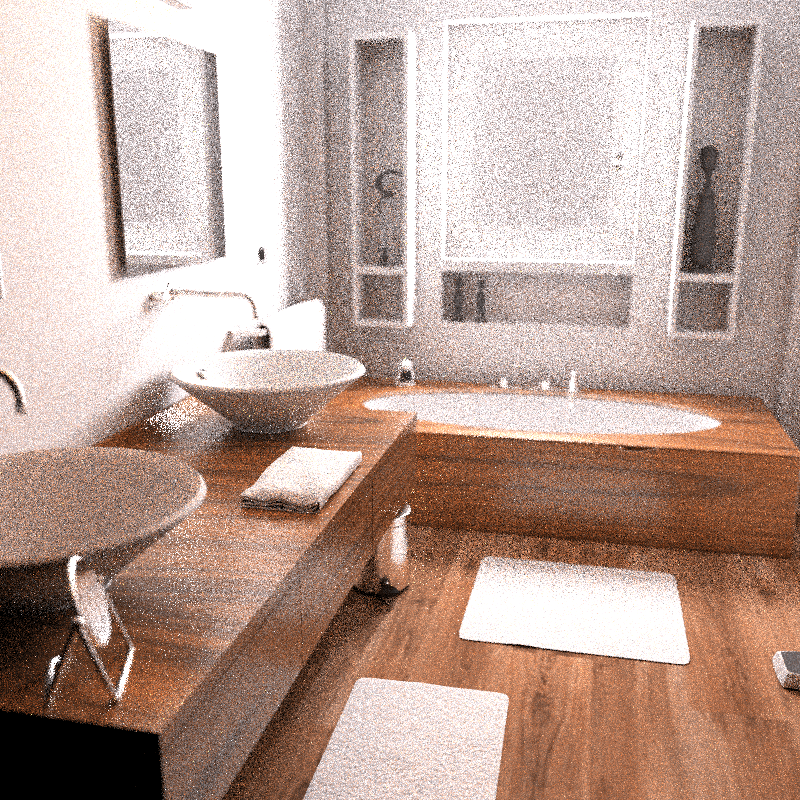
#> input picture test/images_test/bathroom/bathroom_00010.png, 800 x 800 px
$ python extract_parts.py --folder ../test/images_test/bathroom --output out
#> lines starting #> are read from the running program, lines starting #| are printed output that depends on the picture
# main import
import os
import argparse
import numpy as np

# images imports
from PIL import Image

image_block = 800, 800
zone_block = 200, 200

def get_parts(img):

    parts = []

    h, w, c = img.shape
    h_block, w_block = image_block
    h_zone, w_zone = zone_block

    m_h = int(h/2)
    m_w = int(w/2)

    m_h_img_block = int(h_block/2)
    m_w_img_block = int(w_block/2)


    if h > h_block and w > w_block:

        # extract left up  image
        h_start = int((h % h_zone) / 2)
        w_start = int((w % w_zone) / 2)
        left_up_image = img[h_start:h_block+h_start, w_start:w_start+w_block]

        parts.append(left_up_image)

        # extract middle up image
        h_start = int((h % h_zone) / 2)

        middle_up_image = img[h_start:h_block+h_start, m_w-m_w_img_block:m_w+m_w_img_block]

        parts.append(middle_up_image)

        # extract right up  image
        h_start = int((h % h_zone) / 2)
        w_end = w - int((w % w_zone) / 2)

        right_up_image = img[h_start:h_block+h_start, w_end-w_block:w_end]

        parts.append(right_up_image)

        # extract left bottom image
        h_end = h - int((h % h_zone) / 2)
        h_start = h_end - h_block
        w_start = int((w % w_zone) / 2)

        left_bottom_image = img[h_start:h_end, w_start:w_start+w_block]

        parts.append(left_bottom_image)

        # extract middle bottom image
        h_end = h - int((h % h_zone) / 2)
        h_start = h_end - h_block

        middle_bottom_image = img[h_start:h_end, m_w-m_w_img_block:m_w+m_w_img_block]

        parts.append(middle_bottom_image)

        # extract left bottom image
        h_end = h - int((h % h_zone) / 2)
        h_start = h_end - h_block
        w_end = w - int((w % w_zone) / 2)

        right_bottom_image = img[h_start:h_end,  w_end-w_block:w_end]

        parts.append(right_bottom_image)

    # extract middle center image
    middle_image = img[m_h-m_h_img_block:m_h+m_h_img_block, m_w-m_w_img_block:m_w+m_w_img_block]

    parts.append(middle_image)

    return parts


def extract(folder, output):

#> called with folder = '../test/images_test/bathroom', output = 'out'
    images_path = sorted(os.listdir(folder))

    check_exists = False

    # for each image get sub parts
    for img_index, img_name in enumerate(images_path):

        img_path = os.path.join(folder, img_name)
        img = np.array(Image.open(img_path))
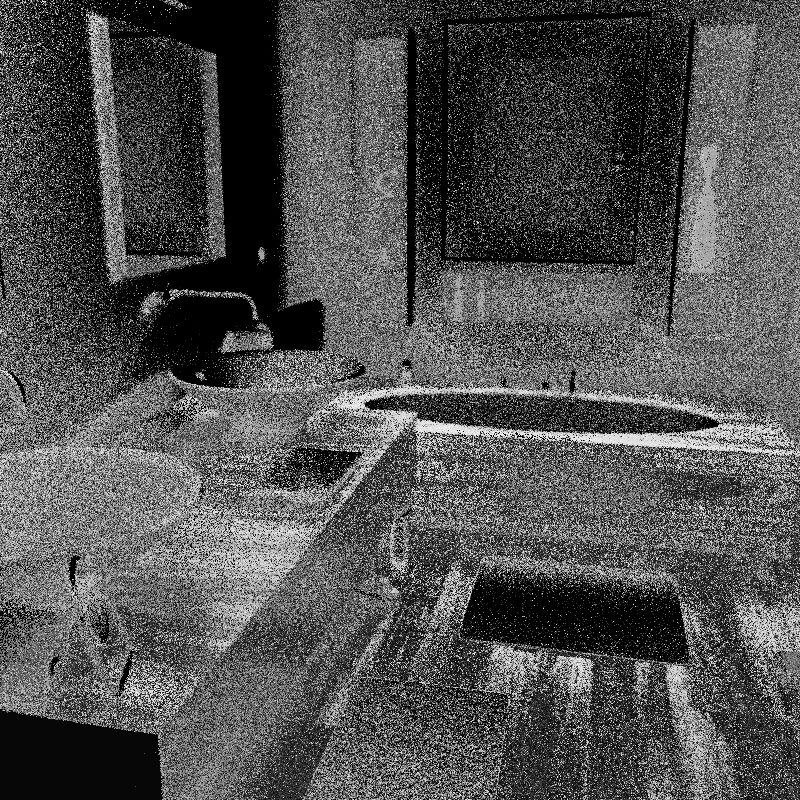
#> img: shape (800, 800); min 0, max 243, mean 80.3

        # get all expected parts from image
        parts = get_parts(img)

        if len(parts) > 1:
            for index, part in enumerate(parts):

                # get part output folder and create it if not exists
                prefix_image_folder_path = os.path.join(output, folder.split('/')[-1].replace('/', '') + '_part' + str(index))

                if not os.path.exists(prefix_image_folder_path):
                    os.makedirs(prefix_image_folder_path)
                elif img_index == 0:
                    check_exists = True

                if not check_exists:
                    # build output image path and save it
                    image_output_folder_path = os.path.join(prefix_image_folder_path, img_name)

                    Image.fromarray(part).save(image_output_folder_path)
        else:
            # only middle of the scene
            part = parts[0]
            prefix_image_folder_path = os.path.join(output, folder.split('/')[-1].replace('/', '') + '_part6')

            if not os.path.exists(prefix_image_folder_path):
                os.makedirs(prefix_image_folder_path)
            elif img_index == 0:
                check_exists = True

            if not check_exists:
                # build output image path and save it
                image_output_folder_path = os.path.join(prefix_image_folder_path, img_name)

                Image.fromarray(part).save(image_output_folder_path)

        if check_exists:
            break


def main():

    parser = argparse.ArgumentParser(description="extract and create 7 parts of image from HD one")

    parser.add_argument('--folder', type=str, help="folder with HD images", required=True)
    parser.add_argument('--output', type=str, help="output data folder", required=True)

    args = parser.parse_args()

    p_folder = args.folder
    p_output = args.output

    print('Start extraction for folder %s' % p_folder)
    extract(p_folder, p_output)

if __name__ == "__main__":
#> (the run stopped early here; a loop or call above may not have finished)
